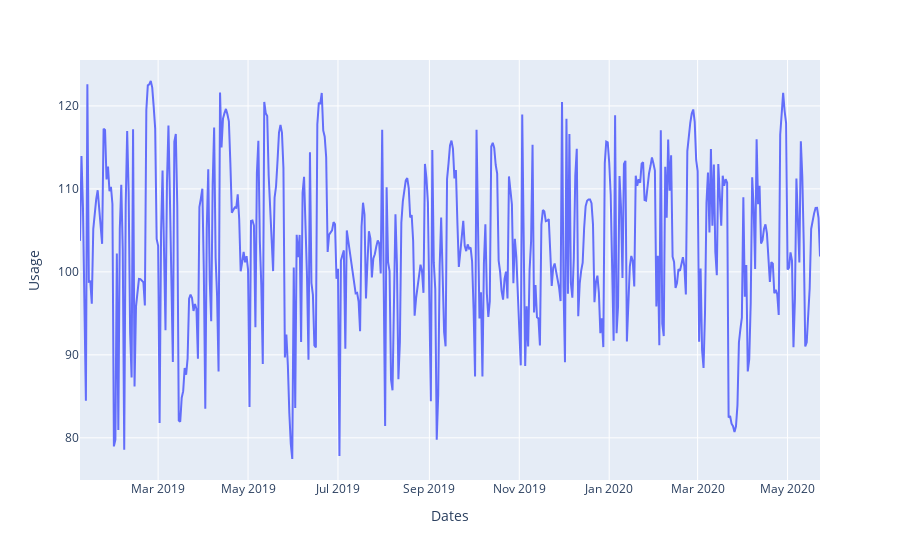

The cell this chart's notebook holds for it:
### Code cell
fig = px.line(energy, x='Dates', y='Usage')
fig.show()

### Figure 1 — Plotly figure (JSON) as saved in the notebook; plotly's stock layout.template omitted (floating-point values rounded to 4 significant figures; data arrays with more than 128 entries replaced by an {"elided": "..."} marker saying what was removed)
{"data": [{"hovertemplate": "Dates=%{x}<br>Usage=%{y}<extra></extra>", "legendgroup": "", "line": {"color": "#636efa", "dash": "solid"}, "marker": {"symbol": "circle"}, "mode": "lines", "name": "", "orientation": "v", "showlegend": false, "type": "scatter", "x": {"elided": "498 str values"}, "xaxis": "x", "y": {"elided": "498 float values"}, "yaxis": "y"}], "layout": {"legend": {"tracegroupgap": 0}, "margin": {"t": 60}, "xaxis": {"anchor": "y", "domain": [0, 1], "title": {"text": "Dates"}}, "yaxis": {"anchor": "x", "domain": [0, 1], "title": {"text": "Usage"}}}}
